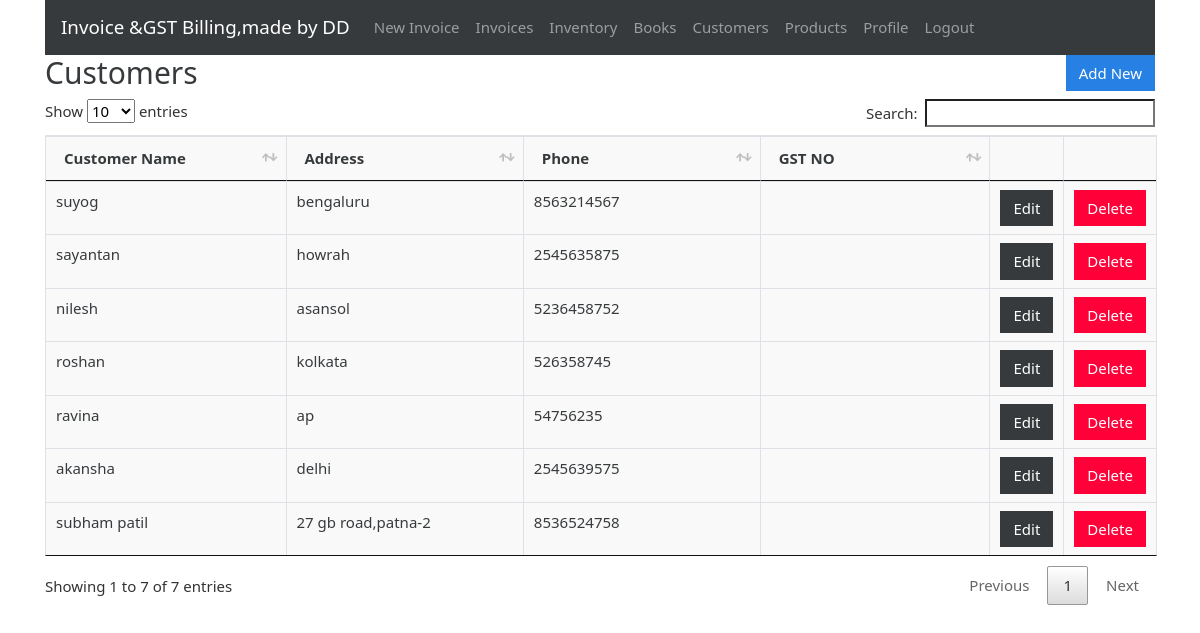
The page /customers (signed in) on the database its author committed.
### gstbillingapp/models.py (models this page shows, shortened)
class Customer(models.Model):
    user = models.ForeignKey(User, null=True, blank=True, on_delete=models.SET_NULL)
    customer_name = models.CharField(max_length=200)
    customer_address = models.TextField(max_length=600, blank=True, null=True)
    customer_phone = models.CharField(max_length=14, blank=True, null=True)
    customer_gst = models.CharField(max_length=15, blank=True, null=True)

### gstbillingapp/views.py (the view)
# urls.py: path('customers', views.customers, name='customers'),
@login_required
def customers(request):
    context = {}
    context['customers'] = Customer.objects.filter(user=request.user)
    return render(request, 'gstbillingapp/customers.html', context)

### gstbillingapp/templates/gstbillingapp/customers.html (shortened to what this page needs)
{% extends "gstbillingapp/base.html" %}
{% load static %}
{% block content %}
<div class="row">
	<div class="col">
		<h2>Customers</h2>
	</div>
	<div class="col">
		<a href="{% url 'customer_add' %}" id="add_customer_btn"><button type="button" class="btn btn-primary">Add New</button></a>
	</div>
</div>
<table class="table table-bordered" id="customer-table">
	<thead>
		<tr>
			<th>Customer Name</th>
			<th>Address</th>
			<th>Phone</th>
			<th>GST NO</th>
			<th></th>
			<th></th>
		</tr>
	</thead>
	<tbody class="two-col-form">
		{% for customer in customers %}
		<tr>
			<td>{{customer.customer_name}}</td>
			<td>{{customer.customer_address}}</td>
			<td>{{customer.customer_phone}}</td>
			<td>{{customer.customer_gst}}</td>
			<td><a href="{% url 'customer_edit' customer.id %}"><button type="button" class="btn btn-dark">Edit</button></a></td>
			<td><button type="button" class="btn btn-danger" data-toggle="modal" data-target="#customerDeleteModal" data-customer-id="{{customer.id}}" data-customer-name="{{customer.customer_name}}">Delete</button></td>
		</tr>
		{% endfor %}
	</tbody>
</table>
{% endblock %}

### gstbillingapp/static/gstbillingapp/main.css (style rules this page uses)
.table-bordered td, .table-bordered th { padding: 0.25em; }
.table-bordered tbody td, .table-bordered tbody th, .table-bordered thead th, .table-bordered thead td { background: #f9f9f9; }
.two-col-form td, .two-col-form th { width: 25%; }
#add_customer_btn, #add_product_btn { float: right; }

### rows shown on the page
Customer: customer_name "suyog", customer_address "bengaluru", customer_phone "8563214567"
Customer: customer_name "sayantan", customer_address "howrah", customer_phone "2545635875"
Customer: customer_name "nilesh", customer_address "asansol", customer_phone "5236458752"
Customer: customer_name "roshan", customer_address "kolkata", customer_phone "526358745"
Customer: customer_name "ravina", customer_address "ap", customer_phone "54756235"
Customer: customer_name "akansha", customer_address "delhi", customer_phone "2545639575"
Customer: customer_name "subham patil", customer_address "27 gb road,patna-2", customer_phone "8536524758"
